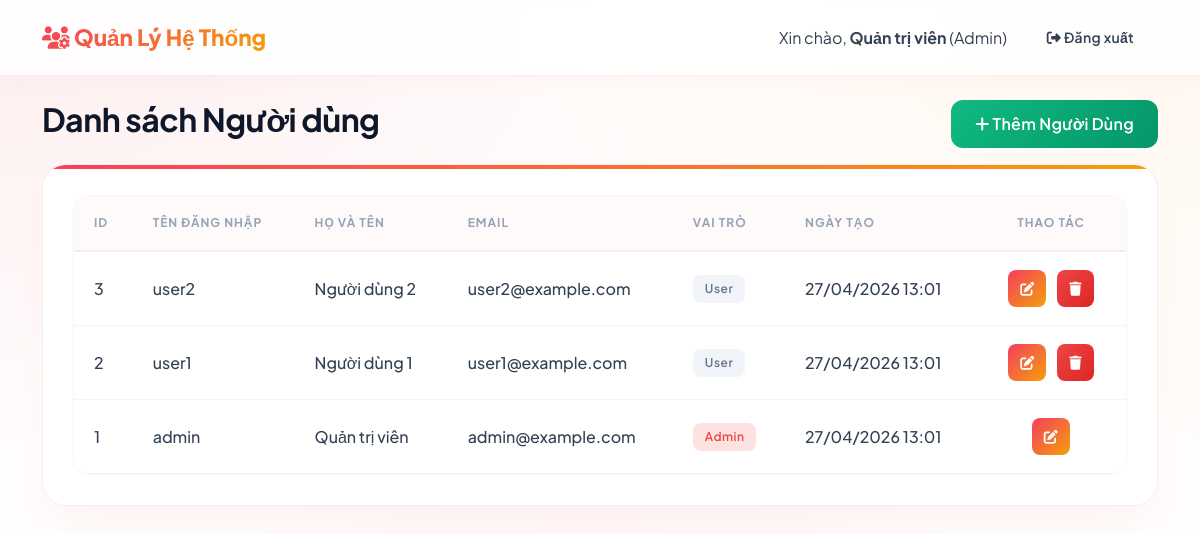
/pages/dashboard.php (signed in), run on the app's committed database.
### tables this page shows
CREATE TABLE IF NOT EXISTS `users` (
  `id` int(11) NOT NULL AUTO_INCREMENT,
  `username` varchar(50) NOT NULL,
  `password` varchar(255) NOT NULL,
  `fullname` varchar(100) NOT NULL,
  `email` varchar(100) NOT NULL,
  `role` tinyint(1) NOT NULL DEFAULT 0 COMMENT '0: User, 1: Admin',
  `created_at` timestamp NOT NULL DEFAULT current_timestamp(),
  PRIMARY KEY (`id`),
  UNIQUE KEY `username` (`username`),
  UNIQUE KEY `email` (`email`)
);

### pages/dashboard.php (the view, shortened to what this page needs)
<?php
require_once '../config/config.php';
$sql = "SELECT id, username, fullname, email, role, created_at FROM users ORDER BY id DESC";
$result = mysqli_query($conn, $sql);
?>
<!DOCTYPE html>
<html lang="vi">
<head>
    <link href="https://cdn.jsdelivr.net/npm/bootstrap@5.3.0/dist/css/bootstrap.min.css" rel="stylesheet">
    <link rel="stylesheet" href="https://cdnjs.cloudflare.com/ajax/libs/font-awesome/6.4.0/css/all.min.css">
    <link rel="stylesheet" href="../css/style.css">
</head>
<body class="dashboard-bg">
<nav class="navbar navbar-expand-lg navbar-light">
    <div class="container">
        <a class="navbar-brand" href="dashboard.php"><i class="fas fa-users-cog"></i> Quản Lý Hệ Thống</a>
        <div class="d-flex align-items-center text-white">
            <span class="me-3">Xin chào, <strong><?php echo htmlspecialchars($_SESSION['fullname']); ?></strong> (<?php echo $_SESSION['role'] == 1 ? 'Admin' : 'User'; ?>)</span>
            <a href="logout.php" class="btn btn-outline-light btn-sm"><i class="fas fa-sign-out-alt"></i> Đăng xuất</a>
        </div>
    </div>
</nav>
<div class="container dashboard-container mt-4">
    <div class="row mb-3">
        <div class="col-md-6">
            <h2>Danh sách Người dùng</h2>
        </div>
        <div class="col-md-6 text-end">
            <?php if($_SESSION['role'] == 1): ?>
            <a href="user_add.php" class="btn btn-success"><i class="fas fa-plus"></i> Thêm Người Dùng</a>
            <?php endif; ?>
        </div>
    </div>
    <div class="dashboard-card">
        <div class="card-body p-0">
            <div class="table-responsive">
                <table class="table table-hover mb-0">
                    <thead>
                        <tr>
                            <th>ID</th>
                            <th>Tên đăng nhập</th>
                            <th>Họ và tên</th>
                            <th>Email</th>
                            <th>Vai trò</th>
                            <th>Ngày tạo</th>
                            <?php if($_SESSION['role'] == 1): ?>
                            <th class="text-center" style="width: 150px;">Thao tác</th>
                            <?php endif; ?>
                        </tr>
                    </thead>
                    <tbody>
                        <?php if (mysqli_num_rows($result) > 0): ?>
                            <?php while($row = mysqli_fetch_assoc($result)): ?>
                                <tr>
                                    <td><?php echo $row['id']; ?></td>
                                    <td><?php echo htmlspecialchars($row['username']); ?></td>
                                    <td><?php echo htmlspecialchars($row['fullname']); ?></td>
                                    <td><?php echo htmlspecialchars($row['email']); ?></td>
                                    <td>
                                        <?php if($row['role'] == 1): ?>
                                            <span class="badge bg-danger">Admin</span>
                                        <?php else: ?>
                                            <span class="badge bg-secondary">User</span>
                                        <?php endif; ?>
                                    </td>
                                    <td><?php echo date('d/m/Y H:i', strtotime($row['created_at'])); ?></td>
                                    <?php if($_SESSION['role'] == 1): ?>
                                    <td class="text-center action-btns">
                                        <a href="user_edit.php?id=<?php echo $row['id']; ?>" class="btn btn-sm btn-primary" title="Sửa"><i class="fas fa-edit"></i></a>
                                        <?php if($row['id'] != $_SESSION['user_id']): ?>
                                            <a href="user_delete.php?id=<?php echo $row['id']; ?>" class="btn btn-sm btn-danger" onclick="return confirm('Bạn có chắc chắn muốn xóa người dùng này?');" title="Xóa"><i class="fas fa-trash"></i></a>
                                        <?php endif; ?>
                                    </td>
                                    <?php endif; ?>
                                </tr>
                            <?php endwhile; ?>
                        <?php else: ?>
                            <tr>
                                <td colspan="7" class="text-center py-4">Không có dữ liệu người dùng</td>
                            </tr>
                        <?php endif; ?>
                    </tbody>
                </table>
            </div>
        </div>
    </div>
</div>
</body>
</html>

### css/style.css (style rules this page uses)
:root { --primary: #f43f5e; --primary-hover: #e11d48; --secondary: #f59e0b; --bg-color: #fffdfc; --card-bg: #ffffff; --text-main: #334155; --text-muted: #94a3b8; --border-color: #f1f5f9; --success: #10b981; --danger: #ef4444; }
body { background-color: var(--bg-color); background-image: radial-gradient(at 0% 0%, rgba(244, 63, 94, 0.08) 0, transparent 40%), radial-gradient(at 100% 0%, rgba(245, 158, 11, 0.06) 0, transparent 40%), radial-gradient(at 50% 100%, rgba(244, 63, 94, 0.05) 0, transparent 50%); background-attachment: fixed; font-family: 'Plus Jakarta Sans', sans-serif; color: var(--text-main); min-height: 100vh; }
h1, h2, h3, h4, h5, h6 { font-weight: 700; color: #0f172a; letter-spacing: -0.5px; }
a { color: var(--primary); text-decoration: none; transition: all 0.3s ease; }
.auth-card, .dashboard-card { background: var(--card-bg); border: 1px solid rgba(244, 63, 94, 0.1); border-radius: 24px; box-shadow: 0 20px 40px -15px rgba(244, 63, 94, 0.08), 0 0 10px rgba(0,0,0,0.01); padding: 40px; width: 100%; transition: transform 0.4s cubic-bezier(0.175, 0.885, 0.32, 1.275), box-shadow 0.4s ease; position: relative; overflow: hidden; }
.auth-card::before, .dashboard-card::before { content: ""; position: absolute; top: 0; left: 0; width: 100%; height: 4px; background: linear-gradient(90deg, var(--primary) 0%, var(--secondary) 100%); }
.dashboard-card { padding: 30px; margin-bottom: 30px; }
.btn { border-radius: 12px; padding: 12px 24px; font-weight: 600; letter-spacing: 0.3px; transition: all 0.4s cubic-bezier(0.175, 0.885, 0.32, 1.275); border: none; position: relative; overflow: hidden; z-index: 1; }
.btn::after { content: ''; position: absolute; top: -50%; left: -50%; width: 200%; height: 200%; background: rgba(255,255,255,0.2); transform: rotate(45deg) scale(0); transition: transform 0.5s ease; z-index: -1; }
.btn-primary { background: linear-gradient(135deg, var(--primary) 0%, var(--secondary) 100%); color: white; }
.btn-success { background: linear-gradient(135deg, var(--success) 0%, #059669 100%); color: white; }
.btn-danger { background: linear-gradient(135deg, var(--danger) 0%, #dc2626 100%); color: white; }
.navbar { background: rgba(255, 255, 255, 0.85) !important; backdrop-filter: blur(16px); border-bottom: 1px solid rgba(244, 63, 94, 0.1); padding: 15px 0; box-shadow: 0 4px 20px -2px rgba(244, 63, 94, 0.05); }
.navbar-brand { font-weight: 800; font-size: 1.4rem; background: linear-gradient(135deg, var(--primary) 0%, var(--secondary) 100%); -webkit-background-clip: text; -webkit-text-fill-color: transparent; }
.navbar .text-white { color: var(--text-main) !important; }
.navbar .btn-outline-light { border-color: var(--border-color); color: var(--text-main); }
.table-responsive { border-radius: 16px; overflow: hidden; border: 1px solid var(--border-color); }
.table { margin-bottom: 0; background: white; }
.table th { background: #fffafa !important; color: var(--text-muted) !important; font-weight: 700; text-transform: uppercase; font-size: 0.75rem; letter-spacing: 1px; border-bottom: 2px solid rgba(244, 63, 94, 0.1) !important; padding: 18px 20px; border: none; }
.table td { background: white !important; color: var(--text-main) !important; border-bottom: 1px solid var(--border-color) !important; padding: 18px 20px; vertical-align: middle; font-weight: 500; }
.table tbody tr { transition: all 0.2s ease; }
.badge { padding: 8px 12px; border-radius: 8px; font-weight: 600; font-size: 0.75rem; letter-spacing: 0.5px; }
.badge.bg-danger { background: #fee2e2 !important; color: #ef4444 !important; }
.badge.bg-secondary { background: #f1f5f9 !important; color: #64748b !important; }
.action-btns .btn { padding: 8px 12px; border-radius: 8px; margin: 0 4px; }
.table tbody tr { animation: rowFadeIn 0.4s ease forwards; opacity: 0; }
.table tbody tr:nth-child(1) { animation-delay: 0.1s; }
.table tbody tr:nth-child(2) { animation-delay: 0.2s; }
.table tbody tr:nth-child(3) { animation-delay: 0.3s; }

### data on the page
users: id "3", username "user2", fullname "Người dùng 2", email "user2@example.com", role "User", created_at "27/04/2026 13:01"
users: id "2", username "user1", fullname "Người dùng 1", email "user1@example.com", role "User", created_at "27/04/2026 13:01"
users: id "1", username "admin", fullname "Quản trị viên", email "admin@example.com", role "Admin", created_at "27/04/2026 13:01"

### other printed values
$_SESSION['fullname'] "Quản trị viên"
